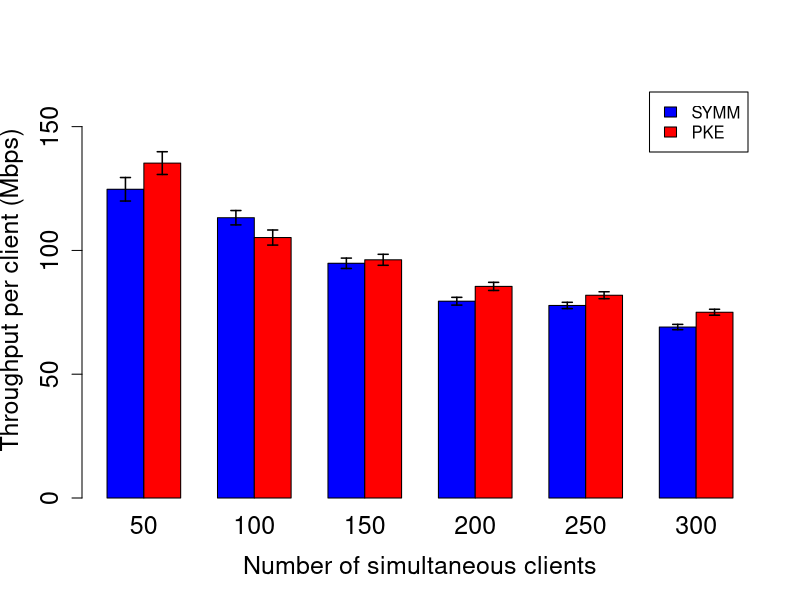

The R source for this figure:

sk50 = read.csv("./public_key/throughput_pk_50_50.csv",sep=',')$thput
pk50 = read.csv("./symm_key/throughput_sk_50_50.csv",sep=',')$thput

sk100 = read.csv("./public_key/throughput_pk_100_100.csv",sep=',')$thput
pk100 = read.csv("./symm_key/throughput_sk_100_100.csv",sep=',')$thput

sk150 = read.csv("./public_key/throughput_pk_150_150.csv",sep=',')$thput
pk150 = read.csv("./symm_key/throughput_sk_150_150.csv",sep=',')$thput

sk200 = read.csv("./public_key/throughput_pk_200_200.csv",sep=',')$thput
pk200 = read.csv("./symm_key/throughput_sk_200_200.csv",sep=',')$thput

sk250 = read.csv("./public_key/throughput_pk_250_250.csv",sep=',')$thput
pk250 = read.csv("./symm_key/throughput_sk_250_250.csv",sep=',')$thput

sk300 = read.csv("./public_key/throughput_pk_300_300.csv",sep=',')$thput
pk300 = read.csv("./symm_key/throughput_sk_300_300.csv",sep=',')$thput

clients = c("50","100","150","200","250","300")

SYMM = c(mean(sk50),mean(sk100),mean(sk150),mean(sk200),mean(sk250),mean(sk300))/(1024*1024)    #Mbps
PKE = c(mean(pk50),mean(pk100),mean(pk150),mean(pk200),mean(pk250),mean(pk300))/(1024*1024)     #Mbps

errf <- function(array){

    object <- sd(array)/sqrt(length(array))

    return(object)
}

CI1 = 1.64*c(errf(sk50),errf(sk100),errf(sk150),errf(sk200),errf(sk250),errf(sk300))/(1024*1024)
CI2 = 1.64*c(errf(pk50),errf(pk100),errf(pk150),errf(pk200),errf(pk250),errf(pk300))/(1024*1024)

errs = c(rbind(CI1,CI2)) 
means = c(rbind(SYMM,PKE)) 
data <- data.frame(rbind(SYMM,PKE))

pdf("new_result_thput.pdf")

barCenters <- barplot(as.matrix(data), ylab="Throughput per client (Mbps)",
    xlab="Number of simultaneous clients", col=c("blue","red"),
 	legend = c("SYMM","PKE"), beside=TRUE, names.arg=clients,ylim=c(0,(max(means)+ max(errs))*1.2),
    cex.lab=1.5, cex.axis=1.5, cex.main=1.5, cex.sub=1.5,, cex.names=1.5)

arrows(barCenters, means - errs, barCenters,
       means + errs, lwd = 1.5, angle = 90,
       code = 3, length = 0.05)


dev.off()


